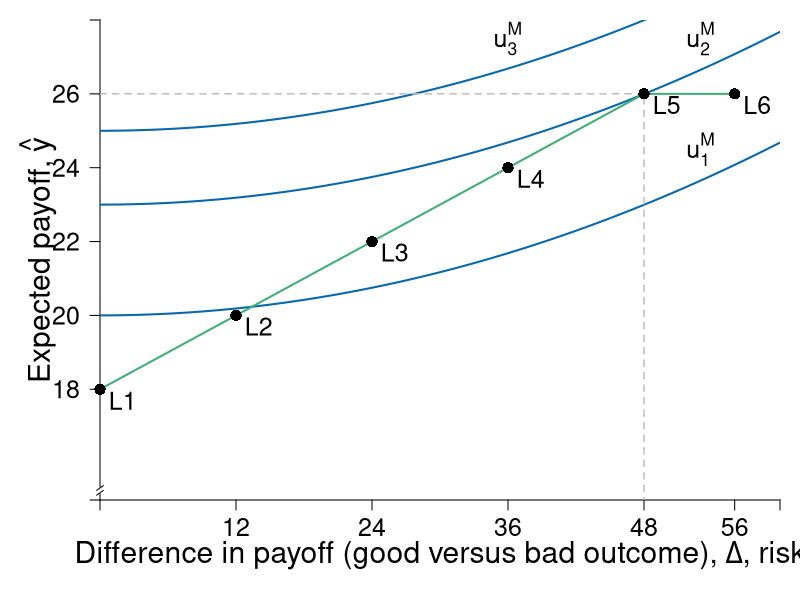

The R source for this figure:
require(shape)
require(plotrix)

pdf(file = "risk/risk_experiments_gender_m.pdf", width = 9, height = 7)

# Set parameters for graphics
axislabelsize <- 1.8
labelsize <- 1.5
namesize <- 1.8
annotatesize <- 1.5
graphlinewidth <- 2
segmentlinewidth <- 1.5

COL <- c("#7fc97f", "#beaed4", "#fdc086", "#ffff99", "#386cb0", "#f0027f", "#bf5b17", "#666666")
COLA <- c("#e0f3db", "#99d8c9","#66c2a4","#41ae76", "#238b45", "#005824")
COLB <- c("#c6dbef", "#4eb3d3", "#2b8cbe", "#0868ac","#084081")
COLC <- c("#fcfbfd", "#efedf5", "#dadaeb", "#bcbddc", "#9e9ac8", "#807dba", "#6a51a3", "#54278f", "#3f007d")
grays <- gray.colors(25, start = 1, end = 0)

a <- c(2, 4, 6)
par(mar =  c(5, 5, 1, 1))
xlims <- c(0, 60)
ylims <- c(15, 28)

riskreturn <- function(g, int1 = 14, int2 = 4, coeff = 1/3){
  int1 - (int2 - (coeff)*g)^2
}
indiffA <- function(g, intercept = 3, slope = 0.125){
  intercept  + slope*g^2
}


#Plot command 
plot(0, 0, 
     xlim = xlims, 
     ylim = ylims, 
     type = "n",
     xlab = expression(paste("")),
     ylab = expression(paste("")), 
     axes = FALSE,
     cex.lab = axislabelsize, 
     bty = "n", 
     xaxs = "i", 
     yaxs = "i"
)


ticksy <- c(ylims[1], 18, 20, 22, 24, 26, ylims[2])
ylabels <- c(NA, 18, 20, 22, 24, 26, NA)
ticksx <- c(0, 12, 24, 36, 48, 56,  xlims[2])
xlabels <- c(NA, 12, 24, 36, 48, 56, NA)

axis(1, at = ticksx, pos = ylims[1], labels = xlabels, cex.axis = labelsize)
axis(2, at = ticksy, pos = xlims[1], labels = ylabels, las = 1, cex.axis = labelsize)
#mtext(expression(paste("Difference in payoff (good versus bad outcome), ", Delta, ", risk")), side = 1, line = 2.5, cex = axislabelsize)
text(0.5*xlims[2], 13.5, expression(paste("Difference in payoff (good versus bad outcome), ", Delta, ", risk")), xpd = TRUE, cex = axislabelsize)

text(xlims[1] - 5.5, ylims[2] - 0.5*(ylims[2] - ylims[1]), expression(paste("Expected payoff, ", hat(y) )), xpd = TRUE, cex = axislabelsize, srt = 90) 

axis.break(axis = 2, bgcol="white", breakcol="black",
           style="slash", brw=0.01)



npts <- 500 
xx1 <- seq(xlims[1], xlims[2], length.out = npts)
#lines(xx1, riskreturn(xx1), col = COLA[4], lwd = graphlinewidth, lty = 1)
lines(xx1, indiffA(xx1, intercept = 23, slope = 0.0013), col = COLB[4], lwd = graphlinewidth, lty = 1)
#Low
lines(xx1, indiffA(xx1, intercept = 20, slope = 0.0013), col = COLB[4], lwd = graphlinewidth, lty = 1)
#high
lines(xx1, indiffA(xx1, intercept = 25, slope = 0.0013), col = COLB[4], lwd = graphlinewidth, lty = 1)


#lines(xx1, indiffA(xx1, intercept = 21, slope = 0.00235), col = COLB[4], lwd = graphlinewidth, lty = 1)
# lines(xx1, indiffA(xx1, intercept = 5.6), col = COLB[4], lwd = graphlinewidth, lty = 1)
# lines(xx1, indiffA(xx1, intercept = 9), col = COLB[4], lwd = graphlinewidth, lty = 1)

#Setting up the segments for the choices 
segments(0, 18, 12, 20, lty = 1, col = COLA[4], lwd = graphlinewidth)
segments(12, 20, 24, 22, lty = 1, col = COLA[4], lwd = graphlinewidth)
segments(24, 22, 36, 24, lty = 1, col = COLA[4], lwd = graphlinewidth)
segments(36, 24, 48, 26, lty = 1, col = COLA[4], lwd = graphlinewidth)
segments(48, 26, 56, 26, lty = 1, col = COLA[4], lwd = graphlinewidth)


#For choice: 
segments(0, 26, 48, 26, lty = 2, col = "grey", lwd = segmentlinewidth)
segments(48, 0, 48, 26, lty = 2, col = "grey", lwd = segmentlinewidth)

points(0, 18, pch = 16, col = "black", cex = 1.5, xpd = TRUE)
text(0 + 2, 18 - 0.3, expression("L1"), cex = labelsize)
points(12, 20, pch = 16, col = "black", cex = 1.5, xpd = TRUE)
text(12 + 2, 20 - 0.3, expression("L2"), cex = labelsize)
points(24, 22, pch = 16, col = "black", cex = 1.5, xpd = TRUE)
text(24 + 2, 22 - 0.3, expression("L3"), cex = labelsize)
points(36, 24, pch = 16, col = "black", cex = 1.5, xpd = TRUE)
text(36 + 2, 24 - 0.3, expression("L4"), cex = labelsize)
points(48, 26, pch = 16, col = "black", cex = 1.5, xpd = TRUE)
text(48 + 2, 26 - 0.3, expression("L5"), cex = labelsize)
points(56, 26, pch = 16, col = "black", cex = 1.5, xpd = TRUE)
text(56 + 2, 26 - 0.3, expression("L6"), cex = labelsize)

#Add points a, b, c and c
segments(5.6, 0, 5.6, riskreturn(g = 5.6), lty = 2, col = grays[20], lwd = segmentlinewidth)
segments(0, riskreturn(g = 5.6), 5.6, riskreturn(g = 5.6), lty = 2, col = grays[20], lwd = segmentlinewidth)
points(5.6, riskreturn(g = 5.6), pch = 16, col = "black", cex = 1.5)
text(5.6 + 0.25, riskreturn(g = 5.6) - 0.3, expression(i), cex = labelsize)


segments(12, 0, 12, riskreturn(g = 12) , lty = 2, col = grays[20], lwd = segmentlinewidth)
segments(0, riskreturn(g = 12) , 12, riskreturn(g = 12) , lty = 2, col = grays[20], lwd = segmentlinewidth)
points(12, riskreturn(g = 12) , pch = 16, col = "black", cex = 1.5)
text(12 + 0.25, riskreturn(g = 12) - 0.3, expression(d), cex = labelsize)


points(1.8, riskreturn(g = 1.8) , pch = 16, col = "black", cex = 1.5)
text(1.8 + 0.25, riskreturn(g = 1.8) - 0.3, expression(a), cex = labelsize)


points(9.5, riskreturn(g = 9.5) , pch = 16, col = "black", cex = 1.5)
text(9.5 + 0.25, riskreturn(g = 9.5) - 0.3, expression(b), cex = labelsize)


#Label risk return schedule
text(14, 12.7, expression(paste(hat(y) == g(Delta))), cex = labelsize)

#Label value functions
text(36, 27.5, expression(u[3]^M), cex = labelsize)
text(53, 27.5, expression(u[2]^M), cex = labelsize)
text(53, 24.5, expression(u[1]^M), cex = labelsize)

dev.off()
